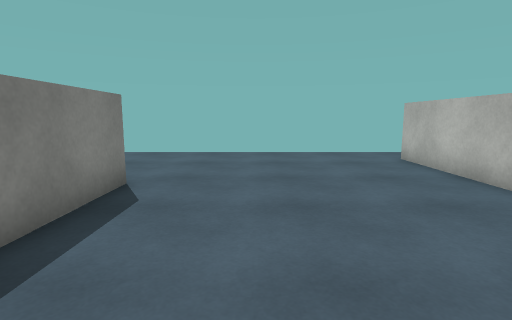
view 1 (above)

24 first-person views from a walk through a Unity game level. The camera is 1.2 m above the floor, tilts 8° down and sees 80° across. The floor is counted in squares, 1 m on a side. Each view is taken from the middle of a square. On the plan, view 1 faces up. The plan holds only what a view shows up to about 13 squares ahead; the rest is blank. The place goes on beyond the plan. Surface patterns are stand-ins for the level's own textures.

view 2
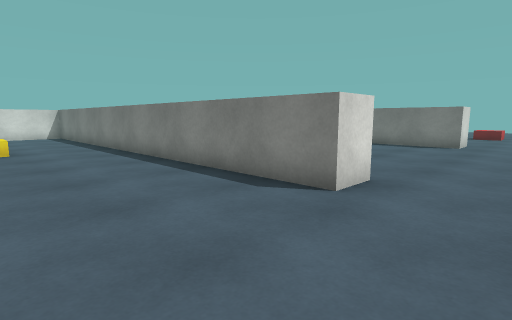

view 3
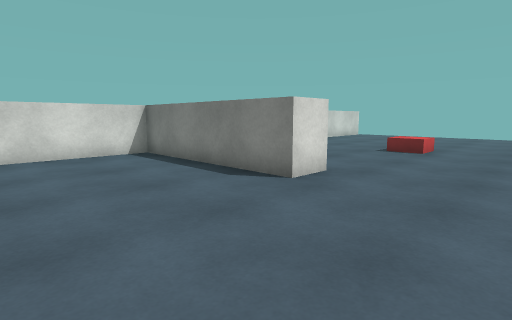

view 4
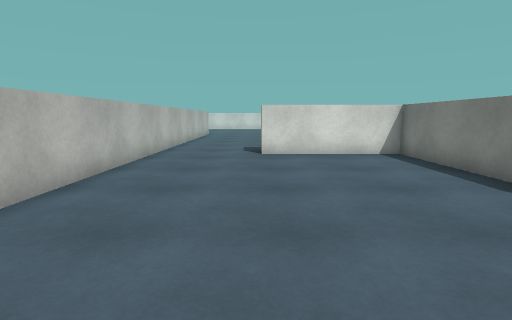

view 5
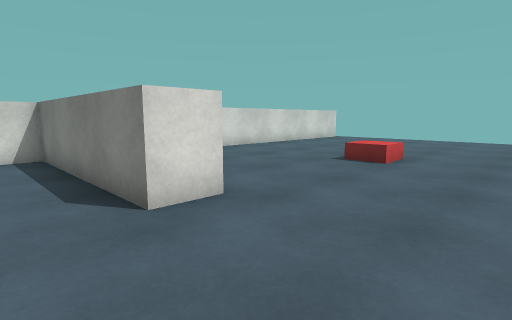

view 6
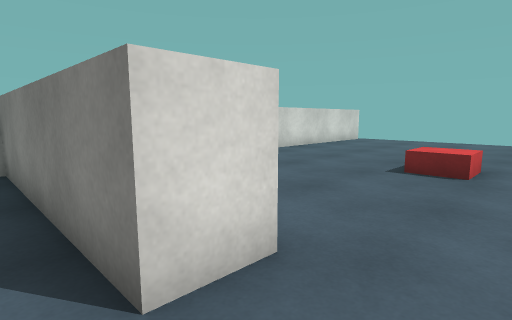

view 7
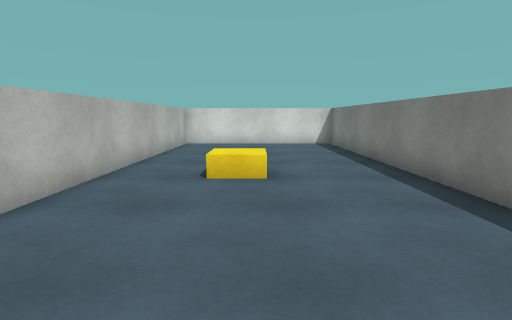

view 8
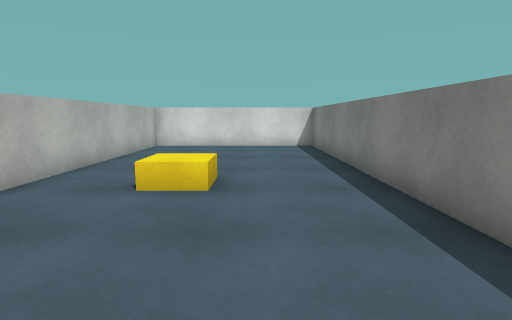

view 9
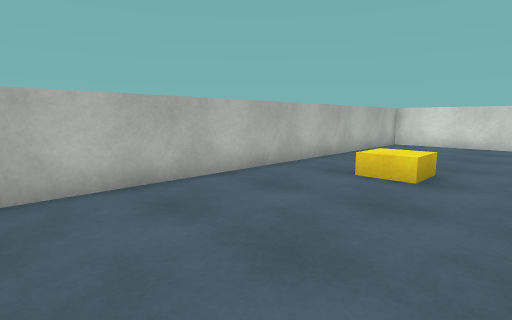

view 10
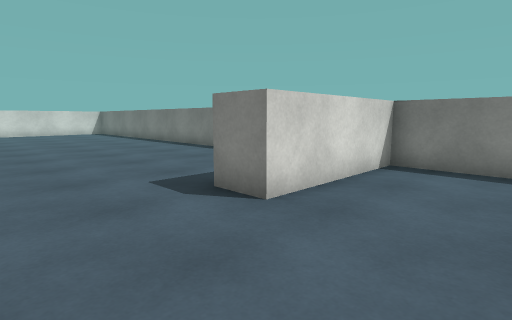

view 11
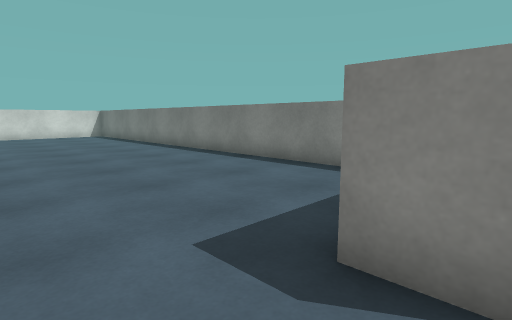

view 12
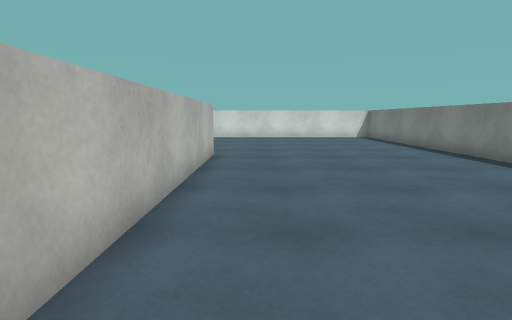

view 13
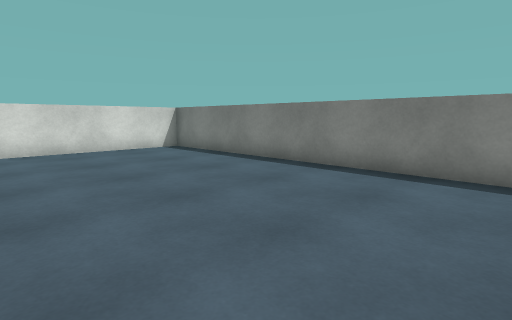

view 14
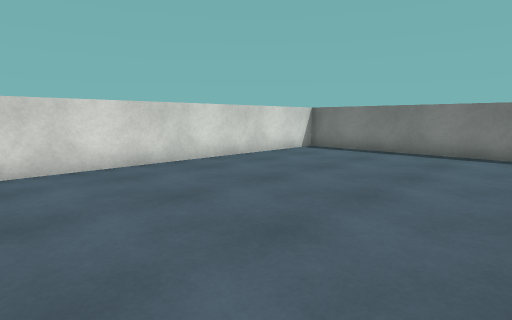

view 15
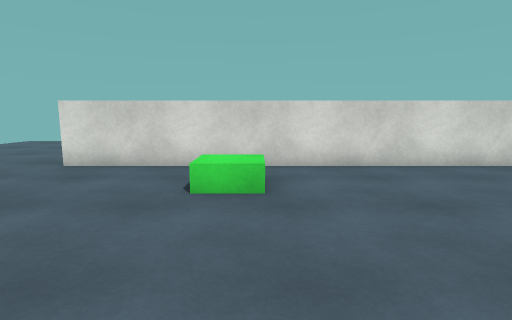

view 16
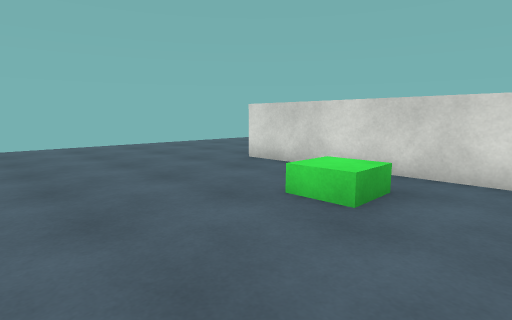

view 17
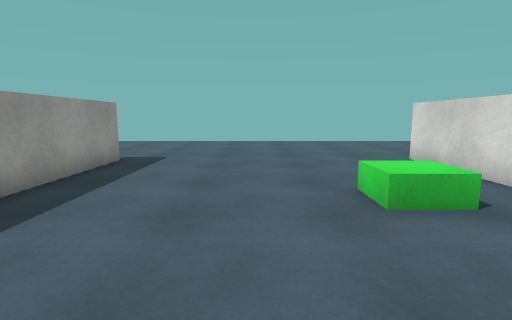

view 18
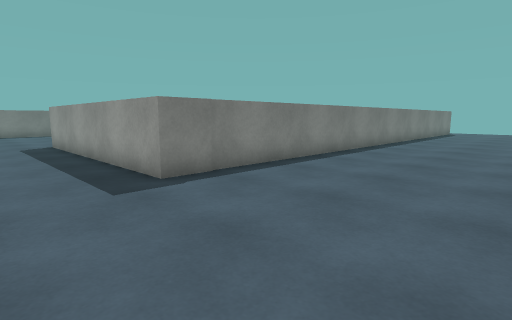

view 19
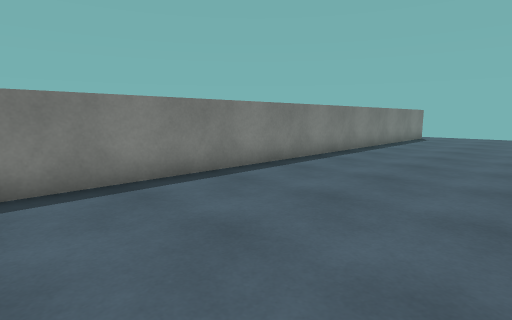

view 20
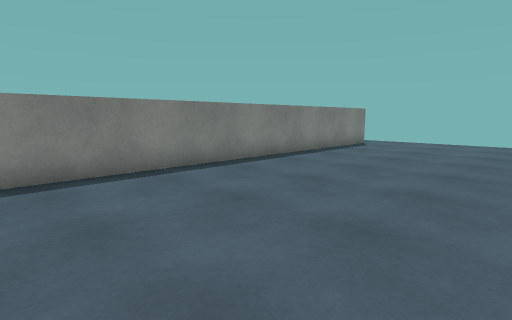

view 21
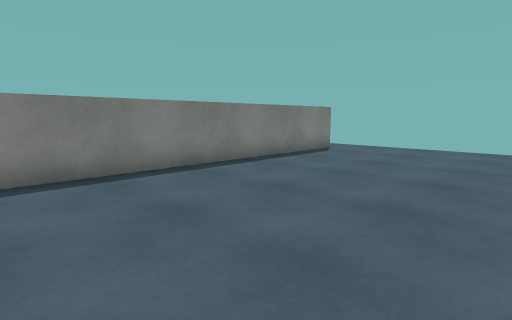

view 22
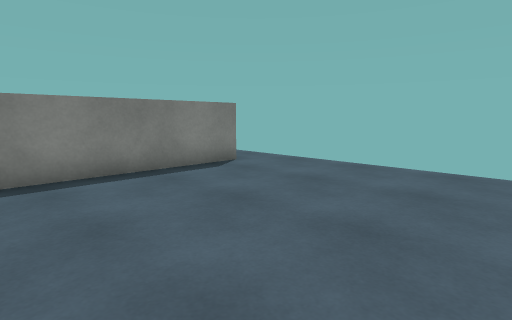

view 23
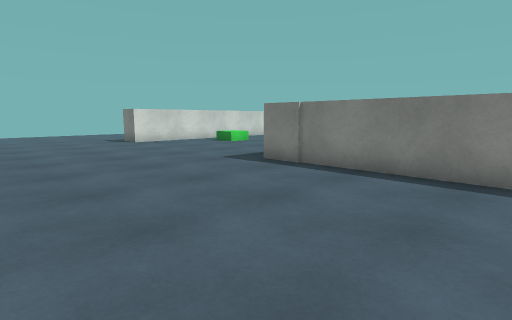

view 24
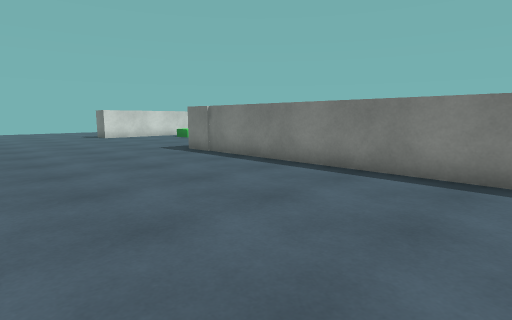

### Floor plan
Points are (right, up) in squares from view 1. A wall is a line through its corners. A room is listed if a view was taken in it or the views show most of it. See-through windows are left out.
Room 1 (views 1, 2, 3, 4, 5, 6, 7, 8, 9, 10)
walls: (-13, 5.3) (-11.7, 5.3) (-11.7, -1) (-7.2, -1); (-3.8, 5.5) (-2.4, 5.5) (-2.4, -11.9) (4.2, -11.9) (4.2, 1.6); (-3.6, 0.6) (-3.6, 5.1); (-18.6, -1) (-18, -1); (-21.8, -1) (-20.2, -1); (4.2, 4.9) (4.2, 8.9)
ways out: opening at (-5, -0.3) to room 2; opening at (4.5, 9.5) to room 2
Room 2 (views 11, 12, 13, 14, 15, 16, 17, 18, 19, 20, 21, 22, 23, 24)
walls: (-3.6, -12.9) (-3.6, 0.6); (-7.2, -1) (-7.2, -2.2); (-11.7, -4.8) (-11.7, -21.4) (5.9, -21.4); (5.4, 8.9) (5.4, -13.2) (-3.4, -13.2)
ways out: opening at (-5, -0.3) to room 1; opening at (4.5, 9.5) to room 1

Where each view was taken, in squares from view 1:
view 1: 0 up, 0 right, facing up
view 2: 8 up, 2 right, facing down-left
view 3: 9 up, 7 left, facing down-left
view 4: 9 up, 7 left, facing down
view 5: 9 up, 10 left, facing down-left
view 6: 7 up, 11 left, facing down-left
view 7: 2 up, 1 right, facing down
view 8: 1 up, 0 right, facing down
view 9: 2 up, 1 left, facing down-right
view 10: 2 up, 4 left, facing down-left
view 11: 1 down, 5 left, facing down-left
view 12: 3 down, 5 left, facing down
view 13: 10 down, 5 left, facing down-left
view 14: 14 down, 1 left, facing down-left
view 15: 14 down, 1 right, facing down
view 16: 15 down, 1 left, facing down-right
view 17: 17 down, 3 left, facing right
view 18: 16 down, 11 right, facing up-left
view 19: 10 down, 11 right, facing up-left
view 20: 5 down, 12 right, facing up-left
view 21: 2 down, 12 right, facing up-left
view 22: 3 up, 12 right, facing up-left
view 23: 7 down, 12 right, facing down-left
view 24: 3 down, 12 right, facing down-left
